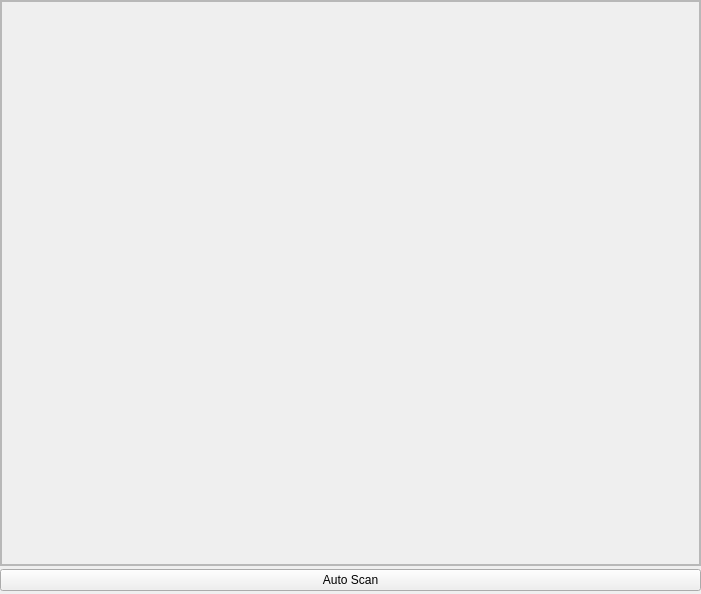
<?xml version="1.0" encoding="UTF-8"?>
<ui version="4.0">
 <class>MainWindow</class>
 <widget class="QMainWindow" name="MainWindow">
  <property name="geometry">
   <rect>
    <x>0</x>
    <y>0</y>
    <width>701</width>
    <height>594</height>
   </rect>
  </property>
  <property name="minimumSize">
   <size>
    <width>370</width>
    <height>0</height>
   </size>
  </property>
  <property name="maximumSize">
   <size>
    <width>16777215</width>
    <height>16777215</height>
   </size>
  </property>
  <property name="windowTitle">
   <string>PSLab:Sensors Control Panel</string>
  </property>
  <widget class="QWidget" name="SCF2">
   <property name="styleSheet">
    <string notr="true"/>
   </property>
   <layout class="QVBoxLayout" name="verticalLayout">
    <property name="spacing">
     <number>3</number>
    </property>
    <property name="leftMargin">
     <number>0</number>
    </property>
    <property name="topMargin">
     <number>0</number>
    </property>
    <property name="rightMargin">
     <number>0</number>
    </property>
    <property name="bottomMargin">
     <number>3</number>
    </property>
    <item>
     <widget class="QScrollArea" name="scrollArea_4">
      <property name="sizePolicy">
       <sizepolicy hsizetype="Preferred" vsizetype="Preferred">
        <horstretch>0</horstretch>
        <verstretch>0</verstretch>
       </sizepolicy>
      </property>
      <property name="maximumSize">
       <size>
        <width>16777215</width>
        <height>16777215</height>
       </size>
      </property>
      <property name="styleSheet">
       <string notr="true"/>
      </property>
      <property name="widgetResizable">
       <bool>true</bool>
      </property>
      <property name="alignment">
       <set>Qt::AlignLeading|Qt::AlignLeft|Qt::AlignTop</set>
      </property>
      <widget class="QWidget" name="SCF1">
       <property name="geometry">
        <rect>
         <x>0</x>
         <y>0</y>
         <width>699</width>
         <height>555</height>
        </rect>
       </property>
       <property name="styleSheet">
        <string notr="true"/>
       </property>
       <property name="class" stdset="0">
        <string>PeripheralCollectionInner</string>
       </property>
       <layout class="QGridLayout" name="gridLayout_5">
        <property name="margin">
         <number>0</number>
        </property>
        <property name="spacing">
         <number>0</number>
        </property>
        <item row="0" column="0">
         <widget class="QFrame" name="frame_5">
          <property name="toolTip">
           <string>Widgets specific to detected sensors will be displayed
here after you click the button below</string>
          </property>
          <property name="frameShape">
           <enum>QFrame::StyledPanel</enum>
          </property>
          <property name="frameShadow">
           <enum>QFrame::Raised</enum>
          </property>
          <layout class="QGridLayout" name="gridLayout_7">
           <property name="leftMargin">
            <number>0</number>
           </property>
           <property name="topMargin">
            <number>5</number>
           </property>
           <property name="rightMargin">
            <number>0</number>
           </property>
           <property name="bottomMargin">
            <number>0</number>
           </property>
           <property name="spacing">
            <number>5</number>
           </property>
           <item row="1" column="0">
            <layout class="QGridLayout" name="ExperimentLayout">
             <property name="margin">
              <number>5</number>
             </property>
             <property name="spacing">
              <number>7</number>
             </property>
            </layout>
           </item>
          </layout>
         </widget>
        </item>
       </layout>
      </widget>
     </widget>
    </item>
    <item>
     <widget class="QPushButton" name="pushButton">
      <property name="toolTip">
       <string>Scan the I2C BUS for sensors
and generate widgets</string>
      </property>
      <property name="text">
       <string>Auto Scan</string>
      </property>
     </widget>
    </item>
   </layout>
  </widget>
  <action name="actionIPython_Console">
   <property name="text">
    <string>iPython Console</string>
   </property>
  </action>
  <action name="actionIPython">
   <property name="text">
    <string>iPython Console</string>
   </property>
  </action>
  <action name="actionReset_Device">
   <property name="text">
    <string>Reset Device</string>
   </property>
  </action>
 </widget>
 <resources/>
 <connections>
  <connection>
   <sender>pushButton</sender>
   <signal>clicked()</signal>
   <receiver>MainWindow</receiver>
   <slot>autoScan()</slot>
   <hints>
    <hint type="sourcelabel">
     <x>454</x>
     <y>576</y>
    </hint>
    <hint type="destinationlabel">
     <x>490</x>
     <y>558</y>
    </hint>
   </hints>
  </connection>
 </connections>
 <slots>
  <slot>autoScan()</slot>
 </slots>
</ui>
